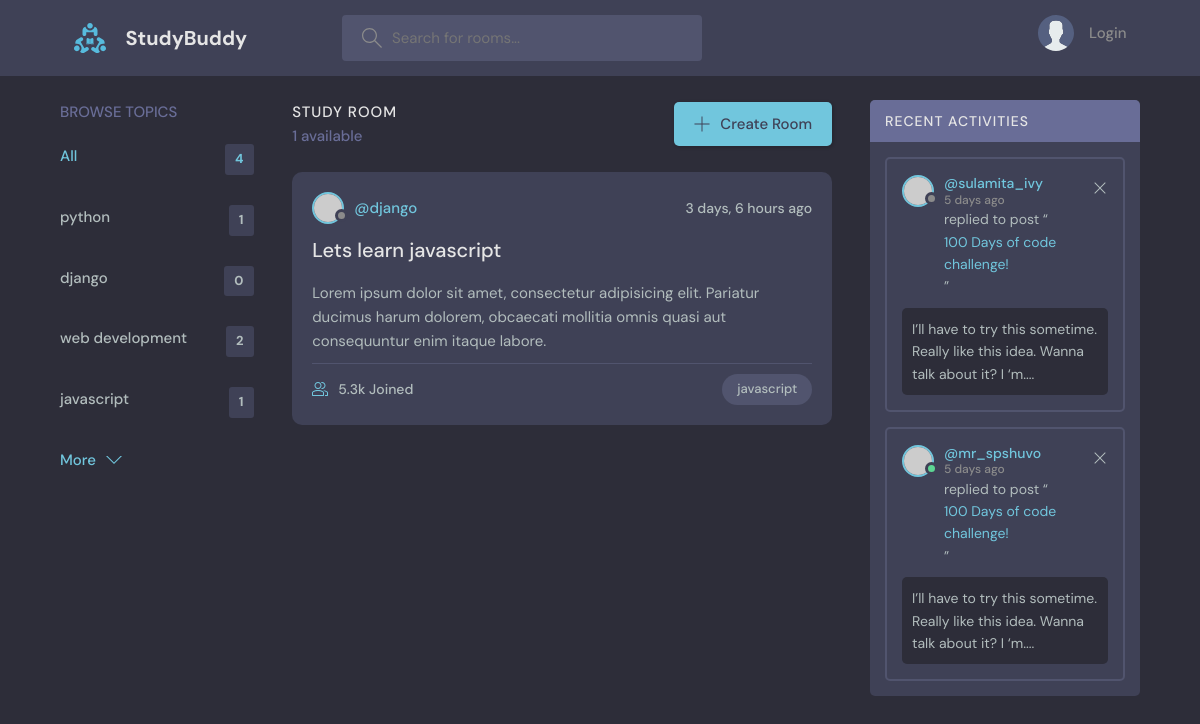
/?q=javascript, run on the app's committed database.
### base/models.py (models this page shows, shortened)
class Topic(models.Model):
    name = models.CharField(max_length=200)

class Room(models.Model):
    host = models.ForeignKey(User, on_delete=models.SET_NULL, null=True)
    topic = models.ForeignKey(Topic, on_delete=models.SET_NULL, null=True)
    name = models.CharField(max_length=200)
    description = models.TextField(blank=True)
    participants = models.ManyToManyField(User, related_name='participants', blank=True)
    created = models.DateTimeField(auto_now_add=True)
    updated = models.DateTimeField(auto_now=True)
    class Meta:
        ordering = ['-updated', '-created']

### base/views.py (the view)
# urls.py: path('', views.home, name='home'),
def home(request):
    q = request.GET.get('q') if request.GET.get('q') is not None else ''
    rooms = Room.objects.filter(
        Q(topic__name__icontains=q) | Q(name__icontains=q) | Q(description__icontains=q)
    ).order_by('-updated')
    messages = Message.objects.filter(Q(room__topic__name__icontains=q)).order_by(
        '-created'
    )
    room_count = rooms.count()
    topics = Topic.objects.all()
    context = {
        'rooms': rooms,
        'topics': topics,
        'room_count': room_count,
        'room_messages': messages,
    }
    return render(request, 'base/home.html', context)

### base/templates/base/home.html
{% extends 'main.html' %}
{% block content %}
    <main class="layout layout--3">
      <div class="container">
    {% include 'base/topics_component.html' %}
      {% include 'base/feed_component.html' %}
        <div class="activities">
          <div class="activities__header">
            <h2>Recent Activities</h2>
          </div>
          <div class="activities__box">
            <div class="activities__boxHeader roomListRoom__header">
              <a href="profile.html" class="roomListRoom__author">
                <div class="avatar avatar--small">
                  <img src="https://randomuser.me/api/portraits/women/11.jpg" />
                </div>
                <p>
                  @sulamita_ivy
                  <span>5 days ago</span>
                </p>
              </a>
              <div class="roomListRoom__actions">
                <a href="#">
                  <svg version="1.1" xmlns="http://www.w3.org/2000/svg" width="32" height="32" viewBox="0 0 32 32">
                    <title>remove</title>
                    <path
                      d="M27.314 6.019l-1.333-1.333-9.98 9.981-9.981-9.981-1.333 1.333 9.981 9.981-9.981 9.98 1.333 1.333 9.981-9.98 9.98 9.98 1.333-1.333-9.98-9.98 9.98-9.981z"
                    ></path>
                  </svg>
                </a>
              </div>
            </div>
            <div class="activities__boxContent">
              <p>replied to post “<a href="room.html">100 Days of code challenge!</a>”</p>
              <div class="activities__boxRoomContent">
                I’ll have to try this sometime. Really like this idea. Wanna talk about it? I ‘m....
              </div>
            </div>
          </div>
          <div class="activities__box">
            <div class="activities__boxHeader roomListRoom__header">
              <a href="profile.html" class="roomListRoom__author">
                <div class="avatar avatar--small active">
                  <img src="https://randomuser.me/api/portraits/men/13.jpg" />
                </div>
                <p>
                  @mr_spshuvo
                  <span>5 days ago</span>
                </p>
              </a>
              <div class="roomListRoom__actions">
                <a href="#">
                  <svg version="1.1" xmlns="http://www.w3.org/2000/svg" width="32" height="32" viewBox="0 0 32 32">
                    <title>remove</title>
                    <path
                      d="M27.314 6.019l-1.333-1.333-9.98 9.981-9.981-9.981-1.333 1.333 9.981 9.981-9.981 9.98 1.333 1.333 9.981-9.98 9.98 9.98 1.333-1.333-9.98-9.98 9.98-9.981z"
                    ></path>
                  </svg>
                </a>
              </div>
            </div>
            <div class="activities__boxContent">
              <p>replied to post “<a href="room.html">100 Days of code challenge!</a>”</p>
              <div class="activities__boxRoomContent">
                I’ll have to try this sometime. Really like this idea. Wanna talk about it? I ‘m....
              </div>
            </div>
          </div>
        </div>
      </div>
    </main>
{% endblock content %}

### base/templates/base/topics_component.html
        <div class="topics">
          <div class="topics__header">
            <h2>Browse Topics</h2>
          </div>
          <ul class="topics__list">
            <li>
              <a href="{% url 'home' %}" class="active">All <span>{{topics.count}}</span></a>
            </li>
            {% for topic in topics %}
            <li>
              <a href="{% url 'home' %}?q={{topic.name}}">{{topic.name}}<span>{{topic.room_set.all.count}}</span></a>
            </li>
            {% endfor %}
          </ul>
          <a class="btn btn--link" href="topics.html">
            More
            <svg version="1.1" xmlns="http://www.w3.org/2000/svg" width="32" height="32" viewBox="0 0 32 32">
              <title>chevron-down</title>
              <path d="M16 21l-13-13h-3l16 16 16-16h-3l-13 13z"></path>
            </svg>
          </a>
        </div>

### base/templates/base/feed_component.html (shortened to what this page needs)
        <div class="roomList">
          <div class="roomList__header">
            <div>
              <h2>Study Room</h2>
              <p> {{room_count}} available</p>
            </div>
            <a class="btn btn--main" href="{% url 'create-room' %}">
              <svg version="1.1" xmlns="http://www.w3.org/2000/svg" width="32" height="32" viewBox="0 0 32 32">
                <title>add</title>
                <path
                  d="M16.943 0.943h-1.885v14.115h-14.115v1.885h14.115v14.115h1.885v-14.115h14.115v-1.885h-14.115v-14.115z"
                ></path>
              </svg>
              Create Room
            </a>
          </div>
          {% for room in rooms %}
          <div class="roomListRoom">
            <div class="roomListRoom__header">
              <a href="{% url 'user-profile' room.host.id %}" class="roomListRoom__author">
                <div class="avatar avatar--small">
                  <img src="https://randomuser.me/api/portraits/women/11.jpg" />
                </div>
                <span>@{{room.host.username}}</span>
              </a>
              <div class="roomListRoom__actions">
                <span>{{room.created|timesince}} ago</span>
              </div>
            </div>
            <div class="roomListRoom__content">
              <a href="/room/{{room.id}}">{{room.name}}</a>
              <p>
                Lorem ipsum dolor sit amet, consectetur adipisicing elit. Pariatur ducimus harum dolorem, obcaecati
                mollitia omnis quasi aut consequuntur enim itaque labore.
              </p>
            </div>
            <div class="roomListRoom__meta">
              <a href="room.html" class="roomListRoom__joined">
                5.3k Joined
              </a>
              <p class="roomListRoom__topic">{{room.topic.name}}</p>
            </div>
          </div>
{% endfor %}
 </div>

### data on the page
Topic: name "python", room_set.all.count "1"
Topic: name "django", room_set.all.count "0"
Topic: name "web development", room_set.all.count "2"
Topic: name "javascript", room_set.all.count "1"
Room: host.username "django", created "3 days, 6 hours", name "Lets learn javascript", topic.name "javascript"

### other printed values
{{ topics.count }} "4"
{{ room_count }} "1"
